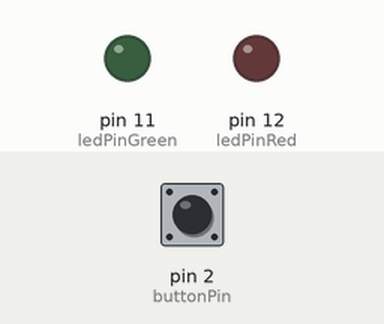
A sketch run on a simulated Arduino Uno, built with avr-gcc and run on an emulated ATmega328P. Parts: output pins drawn as LEDs (lit = HIGH). The inputs (shaded band) are chosen by the test bench; at power-on: pin 2 (buttonPin) LOW. Random numbers use the default seed unless the sketch sets one.

Above: at 0.1 s.
At 26.1 s:
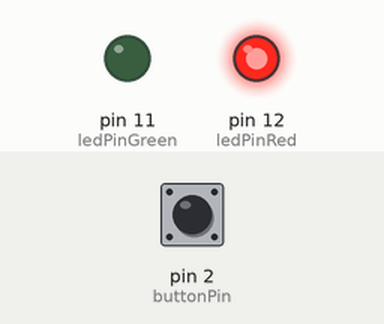
At 38.1 s:
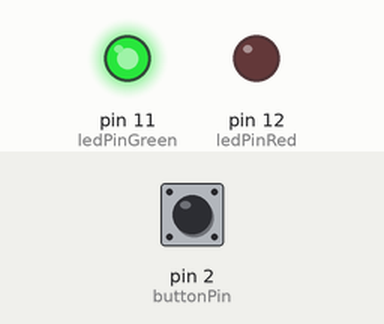
Timing chart, 0 to 40.0 s (numbered marks = the images above):
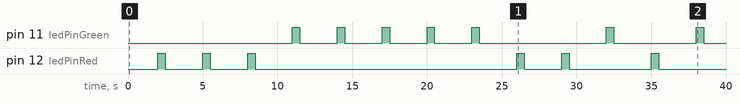

Measured:
- by itself, pin 11 (ledPinGreen): goes 4 × (HIGH 0.50 s, LOW 2.5 s), HIGH 0.50 s, LOW 8.5 s, HIGH 0.50 s, LOW 5.5 s, HIGH 0.50 s, then LOW
- by itself, pin 12 (ledPinRed): LOW → HIGH at 2.0 s, → LOW 0.50 s later, → HIGH 2.5 s later, → LOW 0.50 s later, … (12 changes in this stretch)

The sketch:

weekTwoHomework.ino
```cpp
/*
 *
 ******************************************************
                     Ashley Sagar
                 Physical Computing 1
                  Week 02 homework

                    Make a button

*****************************************************
                  Instructions from VLE


********************************************************
Inspiration taken from the 1971 book, The Dice Man, by Luke Rhinehart.


https://en.wikipedia.org/wiki/The_Dice_Man


Instead of rolling a dice to make a decision we instead have a more
computational method of green and red. Go and stop.

To make a decision simply press the button and wait for the response
of the lights.


***********************************************
Help with the code taken from

https://www.learnrobotics.org/blog/random-leds-arduino/

accesed 23_10_17


********************************************************
*
*
* Steps I need to do in this code?
* My Logic????????
* 1. push a button
* 2. a delay happens to create the illusion of suspense with the machine making its choice
* 3. an LED is randomly selected
* 4. the chosen LED continues blinking until the button is pressed again
*
*
*********************************************************************
**********************************************************************
*
*
*                 BUGS SO FAR
*
*       Light randomly flashes so it doesnt really work
*
*       I need to work out how to store the random choice somewhere
*       and then load that and that stored data then gets recalled.
*
*       I am a bad programmer and my logic is bad
*

*/


//these are the constants for the pin numbers
const int buttonPin = 2;
const int ledPinGreen = 11;
const int ledPinRed = 12;

int buttonState = 0;
void setup() {
  // put your setup code here, to run once:


  pinMode(buttonPin, INPUT); //init pushbutton pin as input on pin 2

  pinMode(ledPinGreen, OUTPUT); // init ledPin as output
  pinMode(ledPinRed, OUTPUT);


}

void loop() {
  // put your main code here, to run repeatedly:


random_led();


}


//this function randomly chooses a blinking light

void random_led(){


  int random_led = random(11, 13); // randomly choose either pin 12 or 13


  //read state of pushbutton value
  buttonState = digitalRead(buttonPin);

delay(2000); // add a delay untill the led blinks


for(int i = 0; i < 1; i ++){
digitalWrite(random_led+i, HIGH);
delay(500);
digitalWrite(random_led+i, LOW);
delay(500);
}

}
```
